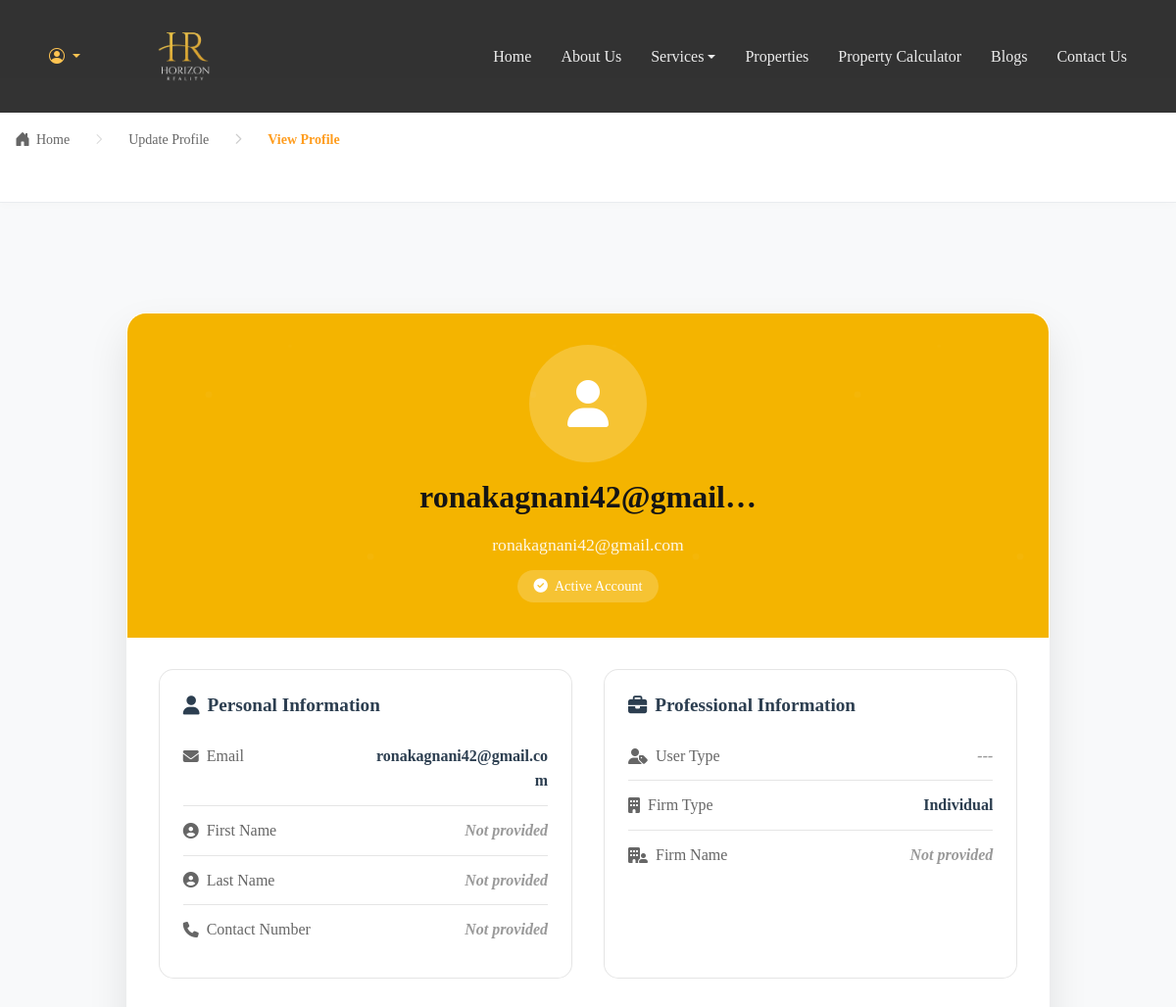
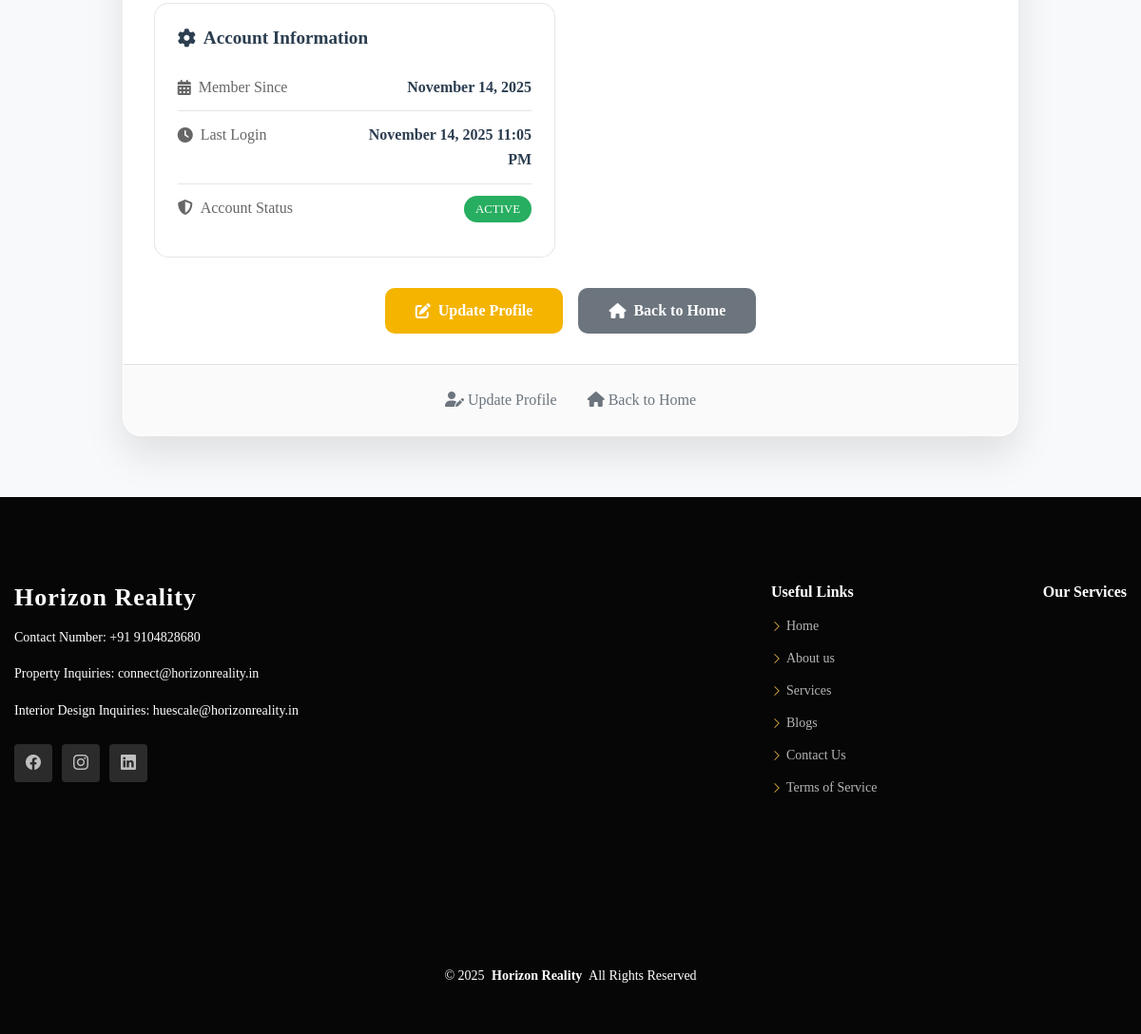
Screenshot of /profile/ (signed in) with the database file from the repository (2 pictures, top to bottom).
### users/models.py (models this page shows, shortened)
class CustomUser(AbstractBaseUser, PermissionsMixin):
    USER_TYPE_CHOICES = (
        ('', '---'),  #
        ('buyer', 'Buyer'),
        ('broker', 'Broker'),
    )
    FIRM_TYPE_CHOICES = (
        ('', '---'),  #
        ('individual', 'Individual'),
        ('firm', 'Firm'),
    )
    email = models.EmailField(unique=True)
    is_verified = models.BooleanField(default=False)
    contact_number = models.CharField(max_length=15, blank=True, null=True)
    user_type = models.CharField(max_length=10, choices=USER_TYPE_CHOICES, default='')
    firm_type = models.CharField(max_length=10, choices=FIRM_TYPE_CHOICES, default='individual')
    firm_name = models.CharField(max_length=100, blank=True, null=True, help_text="Required for brokers only")
    is_broker = models.BooleanField(default=False)
    first_name = models.CharField(max_length=30, blank=True)
    last_name = models.CharField(max_length=30, blank=True)
    is_active = models.BooleanField(default=True)
    is_staff = models.BooleanField(default=False, help_text="Grants access to admin features.")
    is_superuser = models.BooleanField(default=False, help_text="Grants all permissions without assigning them explicitly.")
    date_joined = models.DateTimeField(auto_now_add=True)
    newsletter_subscribed = models.BooleanField(default=False, help_text="User subscribed to newsletter")
    last_profile_update = models.DateTimeField(
        null=True,
        blank=True,
        help_text="Timestamp of the last profile update"
    )
    objects = CustomUserManager()
    USERNAME_FIELD = 'email'
    class Meta:
        verbose_name = _("user")
        verbose_name_plural = _("users")

### users/views.py (the view)
# urls.py: path('profile/', views.profile_view, name='profile_view'),
@login_required
def profile_view(request):
    can_update, days_remaining = can_user_update_profile(request.user)
    context = {
        'user': request.user,
        'page_title': 'My Profile',
        'can_update': can_update,
        'days_remaining': days_remaining,
        'last_update': request.user.last_profile_update if hasattr(request.user, 'last_profile_update') else None
    }
    return render(request, 'users/profile_view.html', context)

### templates/users/profile_view.html (shortened to what this page needs)
{% extends "base.html" %}
{% load static %}
{% block extra_css %}
<link href="{% static 'css/profile_view.css' %}" rel="stylesheet">
<link rel="stylesheet" href="https://cdnjs.cloudflare.com/ajax/libs/font-awesome/6.1.1/css/all.min.css">
<link rel="stylesheet" href="https://cdnjs.cloudflare.com/ajax/libs/bootstrap-icons/1.10.0/font/bootstrap-icons.min.css">
{% endblock %}
{% block content %}
<div class="breadcrumb-section">
    <div class="container">
      <nav aria-label="breadcrumb">
        <ol class="breadcrumb">
          <li class="breadcrumb-item">
            <a href="{% url 'home' %}">
              <i class="bi bi-house-door-fill breadcrumb-home-icon"></i>Home
            </a>
          </li>
          <li class="breadcrumb-item">
            <a href="{% url 'update_profile' %}">
              Update Profile
            </a>
          </li>
          <li class="breadcrumb-item active" aria-current="page">
           View Profile
          </li>
        </ol>
      </nav>
    </div>
</div>
<div class="container main-container">
    <div class="row justify-content-center">
        <div class="col-lg-10 col-md-12">
            <div class="profile-card">
                <div class="profile-header">
                    <div class="profile-avatar">
                        <i class="fas fa-user"></i>
                    </div>
                    <h2>
                        {% if user.first_name or user.last_name %}
                            {{ user.first_name }} {{ user.last_name }}
                        {% else %}
                            {{ user.email|truncatechars:20 }}
                        {% endif %}
                    </h2>
                    <div class="user-info">
                        <div class="user-email">{{ user.email }}</div>
                        {% if user.is_active %}
                            <div class="user-badge">
                                <i class="fas fa-check-circle me-1"></i>
                                Active Account
                            </div>
                        {% endif %}
                    </div>
                </div>
                <div class="profile-section">
                    <div class="profile-info-grid">
                        <div class="info-card">
                            <h5><i class="fas fa-user"></i> Personal Information</h5>
                            <div class="info-row">
                                <span class="info-label">
                                    <i class="fas fa-envelope"></i>
                                    Email
                                </span>
                                <span class="info-value">{{ user.email }}</span>
                            </div>
                            <div class="info-row">
                                <span class="info-label">
                                    <i class="fas fa-user-circle"></i>
                                    First Name
                                </span>
                                <span class="info-value {% if not user.first_name %}empty{% endif %}">
                                    {{ user.first_name|default:"Not provided" }}
                                </span>
                            </div>
                            <div class="info-row">
                                <span class="info-label">
                                    <i class="fas fa-user-circle"></i>
                                    Last Name
                                </span>
                                <span class="info-value {% if not user.last_name %}empty{% endif %}">
                                    {{ user.last_name|default:"Not provided" }}
                                </span>
                            </div>
                            <div class="info-row">
                                <span class="info-label">
                                    <i class="fas fa-phone"></i>
                                    Contact Number
                                </span>
                                <span class="info-value {% if not user.contact_number %}empty{% endif %}">
                                    {{ user.contact_number|default:"Not provided" }}
                                </span>
                            </div>
                        </div>
                        <div class="info-card">
                            <h5><i class="fas fa-briefcase"></i> Professional Information</h5>
                            <div class="info-row">
                                <span class="info-label">
                                    <i class="fas fa-user-tag"></i>
                                    User Type
                                </span>
                                <span class="info-value {% if not user.user_type %}empty{% endif %}">
                                    {{ user.get_user_type_display|default:"Not specified" }}
                                </span>
                            </div>
                            <div class="info-row">
                                <span class="info-label">
                                    <i class="fas fa-building"></i>
                                    Firm Type
                                </span>
                                <span class="info-value {% if not user.firm_type %}empty{% endif %}">
                                    {{ user.get_firm_type_display|default:"Not specified" }}
                                </span>
                            </div>
                            <div class="info-row">
                                <span class="info-label">
                                    <i class="fas fa-building-user"></i>
                                    Firm Name
                                </span>
                                <span class="info-value {% if not user.firm_name %}empty{% endif %}">
                                    {{ user.firm_name|default:"Not provided" }}
                                </span>
                            </div>
                        </div>
                        <div class="info-card">
                            <h5><i class="fas fa-cog"></i> Account Information</h5>
                            <div class="info-row">
                                <span class="info-label">
                                    <i class="fas fa-calendar-alt"></i>
                                    Member Since
                                </span>
                                <span class="info-value">
                                    {{ user.date_joined|date:"F d, Y" }}
                                </span>
                            </div>
                            <div class="info-row">
                                <span class="info-label">
                                    <i class="fas fa-clock"></i>
                                    Last Login
                                </span>
                                <span class="info-value">
                                    {% if user.last_login %}
                                        {{ user.last_login|date:"F d, Y g:i A" }}
                                    {% else %}
                                        Never logged in
                                    {% endif %}
                                </span>
                            </div>
                            <div class="info-row">
                                <span class="info-label">
                                    <i class="fas fa-shield-alt"></i>
                                    Account Status
                                </span>
                                <span class="info-value">
                                    {% if user.is_active %}
                                        <span class="status-badge status-active">Active</span>
                                    {% else %}
                                        <span class="status-badge status-inactive">Inactive</span>
                                    {% endif %}
                                </span>
                            </div>
                        </div>
                    </div>
                    <div class="action-buttons">
                        <a href="{% url 'update_profile' %}" class="btn btn-primary">
                            <i class="fas fa-edit me-2"></i>Update Profile
                        </a>
                        <a href="{% url 'home' %}" class="btn btn-secondary">
                            <i class="fas fa-home me-2"></i>Back to Home
                        </a>
                    </div>
                </div>
                <div class="navigation-links">
                    <a href="{% url 'update_profile' %}">
                        <i class="fas fa-user-edit me-1"></i>Update Profile
                    </a>
                    <a href="{% url 'home' %}">
                        <i class="fas fa-home me-1"></i>Back to Home
                    </a>
                </div>
            </div>
        </div>
    </div>
</div>
{% endblock %}

### rows the page displays
CustomUser: email "ronakagnani42@gmail…", email "ronakagnani42@gmail.com", first_name "Not provided", last_name "Not provided", contact_number "Not provided", user_type "---", firm_type "Individual", firm_name "Not provided", date_joined "November 14, 2025", last_login "November 14, 2025 11:05 PM"
